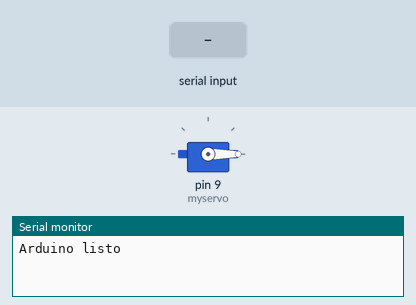
Bench run of a sketch on a simulated Arduino Uno, built with avr-gcc and run on an emulated ATmega328P. Parts: servo, the last lines printed to the serial monitor. The inputs (shaded band) are chosen by the test bench.

Above: at 1.2 s.
1.3 s: "1" received over Serial
At 2.4 s:
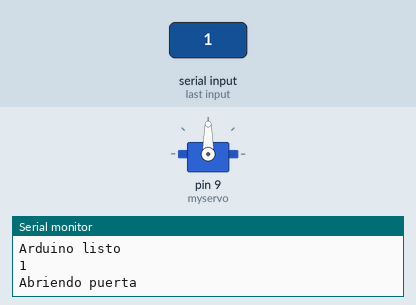
Timing chart, 0 to 7.8 s (numbered marks = the images above; inputs shaded):
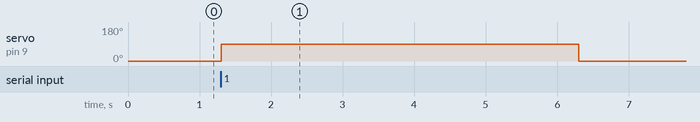

Measured:
- after the input at 1.3 s, servo on pin 9 (myservo): 0° → 90° at once, → 0° 5.0 s later

The sketch:

apertura.ino
```cpp
#include <Servo.h>

Servo myservo;

char data;

void setup() {

  Serial.begin(9600);

  myservo.attach(9);

  myservo.write(0);

  Serial.println("Arduino listo");
}

void loop() {

  if (Serial.available() > 0) {

    data = Serial.read();

    Serial.println(data);

    if (data == '1') {

      Serial.println("Abriendo puerta");

      myservo.write(90);

      delay(5000);

      myservo.write(0);
    }
  }
}
```
